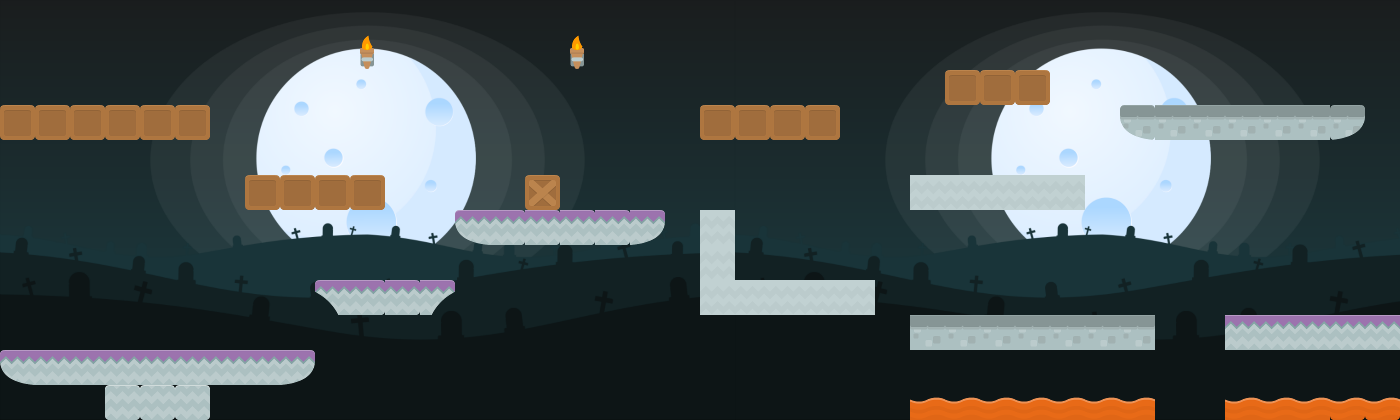

Below is a game level as drawn by its tile map, then a one-line description and the .tmx that defines it (tile-layer data replaced by summaries):
An orthogonal 40x12 tile map with 35x35 px tiles, 2 tile layers (backgroundLayer, collisionLayer), 2 tilesets and 27 objects.

<map version="1.0" tiledversion="1.0.3" orientation="orthogonal" renderorder="right-down" width="40" height="12" tilewidth="35" tileheight="35" nextobjectid="32">
 <tileset firstgid="1" name="tiles_spritesheet" tilewidth="35" tileheight="35" spacing="1" tilecount="156" columns="12">
  <image source="../images/tiles_spritesheet.png" width="457" height="468" />
 </tileset>
 <tileset firstgid="157" name="420_ghost" tilewidth="35" tileheight="35" tilecount="252" columns="21">
  <image source="../images/420_ghost.png" width="735" height="420" />
 </tileset>
 <layer name="backgroundLayer" width="40" height="12">
  <data>[480 cells, 480 non-empty, 252 distinct tile ids]</data>
 </layer>
 <layer name="collisionLayer" width="40" height="12">
  <data>[480 cells, 85 non-empty, 16 distinct tile ids]</data>
 </layer>
 <objectgroup name="objectsLayer">
  <object id="1" gid="147" x="38" y="103" width="35" height="35">
   <properties>
    <property name="type" value="player" />
   </properties>
  </object>
  <object id="2" gid="148" x="1282" y="283" width="35" height="35">
   <properties>
    <property name="key" value="goal" />
    <property name="nextLevel" value="level1" />
    <property name="type" value="goal" />
   </properties>
  </object>
  <object id="3" gid="146" x="293" y="171" width="35" height="35">
   <properties>
    <property name="type" value="enemy" />
   </properties>
  </object>
  <object id="4" gid="146" x="221" y="339" width="35" height="35">
   <properties>
    <property name="type" value="enemy" />
   </properties>
  </object>
  <object id="5" gid="146" x="590" y="205" width="35" height="35">
   <properties>
    <property name="type" value="enemy" />
   </properties>
  </object>
  <object id="6" gid="146" x="716" y="100" width="35" height="35">
   <properties>
    <property name="type" value="enemy" />
   </properties>
  </object>
  <object id="7" gid="146" x="988" y="66" width="35" height="35">
   <properties>
    <property name="type" value="enemy" />
   </properties>
  </object>
  <object id="8" gid="146" x="799" y="274" width="35" height="35">
   <properties>
    <property name="type" value="enemy" />
   </properties>
  </object>
  <object id="9" gid="146" x="968" y="170" width="35" height="35">
   <properties>
    <property name="type" value="enemy" />
   </properties>
  </object>
  <object id="10" gid="146" x="1042" y="311" width="35" height="35">
   <properties>
    <property name="type" value="enemy" />
    <property name="velocity" value="80" />
   </properties>
  </object>
  <object id="14" gid="146" x="1215" y="95" width="35" height="35">
   <properties>
    <property name="type" value="enemy" />
   </properties>
  </object>
  <object id="16" gid="97" x="153.875" y="45.875" width="35" height="35">
   <properties>
    <property name="type" value="coin" />
   </properties>
  </object>
  <object id="17" gid="97" x="27.125" y="45.125" width="35" height="35">
   <properties>
    <property name="type" value="coin" />
   </properties>
  </object>
  <object id="18" gid="97" x="69.625" y="45.625" width="35" height="35">
   <properties>
    <property name="type" value="coin" />
   </properties>
  </object>
  <object id="19" gid="97" x="111.375" y="45.375" width="35" height="35">
   <properties>
    <property name="type" value="coin" />
   </properties>
  </object>
  <object id="20" gid="97" x="163.875" y="275.875" width="35" height="35">
   <properties>
    <property name="type" value="coin" />
   </properties>
  </object>
  <object id="21" gid="97" x="37.125" y="275.125" width="35" height="35">
   <properties>
    <property name="type" value="coin" />
   </properties>
  </object>
  <object id="22" gid="97" x="79.625" y="275.625" width="35" height="35">
   <properties>
    <property name="type" value="coin" />
   </properties>
  </object>
  <object id="23" gid="97" x="121.375" y="275.375" width="35" height="35">
   <properties>
    <property name="type" value="coin" />
   </properties>
  </object>
  <object id="24" gid="97" x="1064.88" y="249.875" width="35" height="35">
   <properties>
    <property name="type" value="coin" />
   </properties>
  </object>
  <object id="25" gid="97" x="938.125" y="249.125" width="35" height="35">
   <properties>
    <property name="type" value="coin" />
   </properties>
  </object>
  <object id="26" gid="97" x="980.625" y="249.625" width="35" height="35">
   <properties>
    <property name="type" value="coin" />
   </properties>
  </object>
  <object id="27" gid="97" x="1022.38" y="249.375" width="35" height="35">
   <properties>
    <property name="type" value="coin" />
   </properties>
  </object>
  <object id="28" gid="97" x="820.875" y="41.875" width="35" height="35">
   <properties>
    <property name="type" value="coin" />
   </properties>
  </object>
  <object id="29" gid="97" x="694.125" y="41.125" width="35" height="35">
   <properties>
    <property name="type" value="coin" />
   </properties>
  </object>
  <object id="30" gid="97" x="736.625" y="41.625" width="35" height="35">
   <properties>
    <property name="type" value="coin" />
   </properties>
  </object>
  <object id="31" gid="97" x="778.375" y="41.375" width="35" height="35">
   <properties>
    <property name="type" value="coin" />
   </properties>
  </object>
 </objectgroup>
</map>
